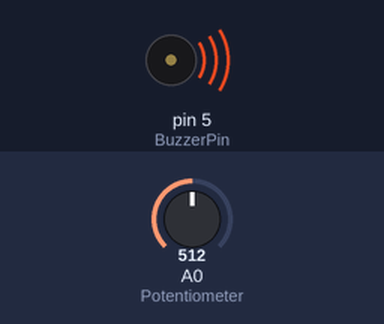
A sketch run on a simulated Arduino Uno, built with avr-gcc and run on an emulated ATmega328P. Parts: buzzer (waves = sounding). Inputs (shaded band) come from the test bench; at power-on: A0 (Potentiometer) = 512. What the sketch prints to the serial monitor is not drawn.

Above: at 0.1 s.
Timing chart, 0 to 1.6 s (numbered marks = the images above):
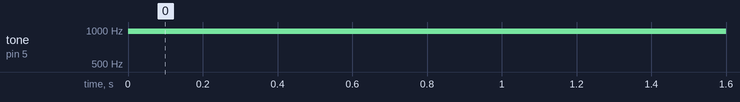

The sketch:

Lesson-4-Buzzer.ino
```cpp
int BuzzerPin = 5;
int Potentiometer = A0;

void setup() {
  pinMode(BuzzerPin, OUTPUT);
  Serial.begin(9600);
}

void loop() {
  int potentioValue, Value;
  potentioValue = analogRead(Potentiometer);
  Serial.println(potentioValue);
  Value = map(potentioValue, 0, 1023, 0, 255); //Mapping potentiometer value to PWM signal value
  Serial.println(Value);
  analogWrite(BuzzerPin, Value);
}
```

Measured:
- by itself, tone on pin 5 (BuzzerPin): silent → 977 Hz at 0.00 s
